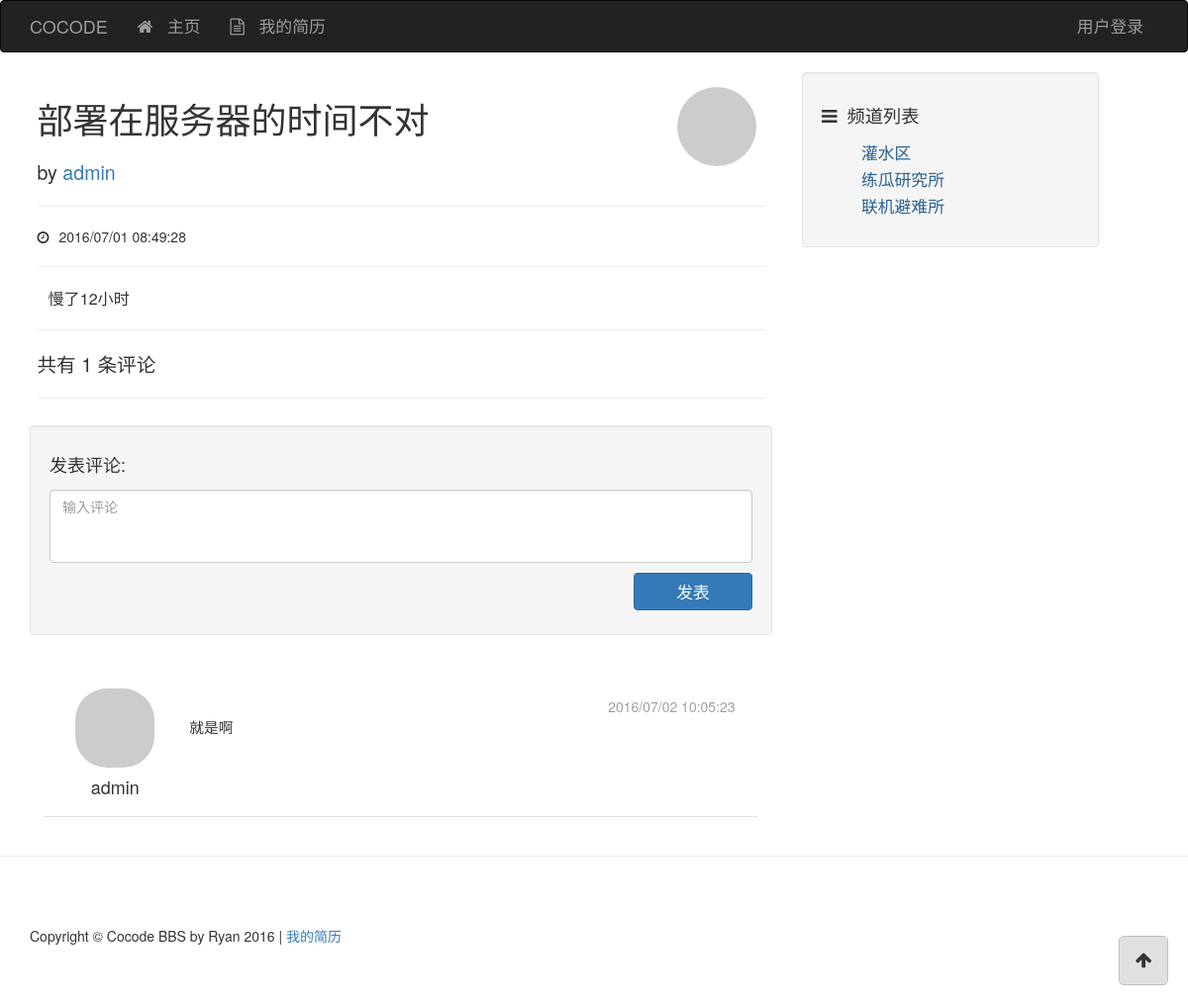
Page /post/9 on the committed database.
### app/models/post.py (models this page shows, shortened)
class Post(db.Model, Model):
    __tablename__ = 'posts'
    id = db.Column(db.Integer, primary_key=True)
    title = db.Column(db.String())
    content = db.Column(db.String())
    created_time = db.Column(db.Integer, default=0)
    channel_id = db.Column(db.Integer, db.ForeignKey('channels.id'))
    user_id = db.Column(db.Integer, db.ForeignKey('users.id'))
    comments = db.relationship('Comment', backref='post')
    @staticmethod
    def post_by_id(id):
        return Post.query.get_or_404(id)
    @staticmethod
    def comments_sorted_by_time(comments, reverse=True):
        comments.sort(key=lambda p: p.created_time, reverse=reverse)
        return comments

### app/models/user.py (models this page shows, shortened)
class User(db.Model, Model):
    __tablename__ = 'users'
    id = db.Column(db.Integer, primary_key=True)
    username = db.Column(db.String(), unique=True)
    password_hash = db.Column(db.String())
    email = db.Column(db.String(), unique=True)
    avatar_hash = db.Column(db.String())
    created_time = db.Column(db.Integer, default=0)
    role_id = db.Column(db.Integer, db.ForeignKey('roles.id'))
    posts = db.relationship('Post', backref='author')
    comments = db.relationship('Comment', backref='author')
    @property
    def password(self):
        raise AttributeError('password is not readable')
    def gravatar(self, size=100, default='identicon', rating='g'):
        from flask import request
        gravatar_url = 'secure.gravatar.com/avatar'
        if request.is_secure:
            url = 'https://' + gravatar_url
        else:
            url = 'http://' + gravatar_url
        hash = self.avatar_hash or md5(self.email.encode('utf-8')).hexdigest()
        return '{url}/{hash}?s={size}&d={default}&r={rating}'.format(url=url,
                                                                     hash=hash,
                                                                     size=size,
                                                                     default=default,
                                                                     rating=rating)

### app/models/comment.py (models this page shows, shortened)
class Comment(db.Model, Model):
    __tablename__ = 'comments'
    id = db.Column(db.Integer, primary_key=True)
    content = db.Column(db.String())
    created_time = db.Column(db.Integer, default=0)
    user_id = db.Column(db.Integer, db.ForeignKey('users.id'))
    post_id = db.Column(db.Integer, db.ForeignKey('posts.id'))

### app/models/channel.py (models this page shows, shortened)
class Channel(db.Model, Model):
    __tablename__ = 'channels'
    id = db.Column(db.Integer, primary_key=True)
    name = db.Column(db.String(), default=ChannelPermission.NORMAL)
    permission = db.Column(db.Integer)
    created_time = db.Column(db.Integer, default=0)
    posts = db.relationship('Post', backref='channel')
    @staticmethod
    def channel_by_id(id):
        return Channel.query.get_or_404(id)

### app/controllers/views.py (the view)
@controllers.route('/post/<int:id>')
@post_permission_required
def post_view(id):
    post = Post.post_by_id(id)
    comments = post.comments
    d = dict(
        post=post,
        comments=comments
    )
    return render_template('post.html', **d)

### app/context_processers.py (called while the page is built)
@app.context_processor
def current_user_processor():
    user = current_user()
    return dict(current_user=user)

@app.context_processor
def channel_processor():
    channels = Channel.query.all()
    permissions = {
        'NORMAL': ChannelPermission.NORMAL,
        'ADMIN': ChannelPermission.ADMIN,
    }
    dic = {
        'channels': channels,
        'channel_permissions': permissions,
    }
    return dict(**dic)

@app.context_processor
def class_processor():
    return dict(Channel=Channel)

@app.context_processor
def user_processor():
    user_count = User.query.count()
    new_user = User.query.order_by(User.created_time.desc()).first()
    return dict(new_user=new_user,
                user_count=user_count)

@app.context_processor
def post_processor():
    post_count = Post.query.count()
    return dict(post_count=post_count)

@app.context_processor
def comment_processor():
    comment_count = Comment.query.count()
    return dict(comment_count=comment_count)

### app/filters.py (called while the page is built)
@app.template_filter('format_time')
def format_time(timestamp):
    format = '%Y/%m/%d %H:%M:%S'
    t = time.localtime(timestamp)
    ft = time.strftime(format, t)
    return ft

### app/models/user.py (called while the page is built)
def current_user():
    id = session.get('user_id', None)
    user = None
    if id is not None:
        user = User.user_by_id(id)
    return user

### app/templates/post.html (shortened to what this page needs)
{% extends "base.html" %}
{% block page_content %}
<div class="main-post">
    <div class="row">
        <div class="col-md-9">
            <h1>{{ post.title }}</h1>
            <div class="main-post-author">
            by <a href="#">{{ post.author.username }}</a>
            </div>
        </div>
        <div class="col-md-3">
            <div class="main-post-portrait"><img class="round-portrait-100" src="{{ post.author.gravatar(size=100) }}"></div>
        </div>
    </div>
    <hr>
    <div class="main-post-date"><div class="fa fa-clock-o"></div>{{ post.created_time | format_time }}</div>
    <hr>
    <div class="main-post-content">
        {{ post.content }}
    </div>
    <hr>
    <div class="main-post-note">
        共有 <div id="id-comment-count">{{ post.comments | length }}</div> 条评论
    </div>
    <hr>
</div>
<div class="well">
    <h4>发表评论:</h4>
    <div class="comment-form">
        <div class="comment-form-item"><textarea id="id-text-content" class="form-control" rows="3" placeholder="输入评论"></textarea></div>
        <div class="comment-form-item"><button type="button" id="id-button-comment-add" class="btn btn-primary">发表</button></div>
    </div>
</div>
{% include "_comments.html" %}
{% endblock %}

### app/templates/base.html (shortened to what this page needs)
<!DOCTYPE html>
<html lang="en">
{% block head %}
<head>
    <link href="../static/css/base-styles.css" rel="stylesheet">
    <link href="../static/css/bootstrap.min.css" rel="stylesheet">
    <link href="../static/css/font-awesome.min.css" rel="stylesheet">
</head>
{% endblock %}
<body>
{% block navbar %}
<div class="header">
    <div class="navbar navbar-inverse" role="navigation">
        <div class="container">
            <div class="navbar-header">
            <div class="navbar-brand" href="/">COCODE</div>
            </div>
            <div class="navbar-collapse collapse">
                <ul class="nav navbar-nav">
                    <li><a href="/"><div class="fa fa-home"></div> 主页</a></li>
                    <li><a href="#" class="a-resume"><div class="fa fa-file-text-o"></div> 我的简历</a></li>
                </ul>
                <ul class="nav navbar-nav navbar-right">
                    {% if current_user is not none %}
                    <li><a href="#" class="dropdown-toggle" data-toggle="dropdown">
                        {{ current_user.username }}<b class="caret"></b>
                    </a>
                        <ul class="dropdown-menu">
                            <li><a href="#"><div class="fa fa-user"></div> 用户资料</a></li>
                            <li role="separator" class="divider"></li>
                            <li><a href="/accounts/logout"><div class="fa fa-power-off"></div> 登出用户</a></li>
                        </ul>
                    </li>
                    {% else %}
                    <li><a href="/accounts">用户登录</a></li>
                    {% endif %}
                </ul>
            </div>
        </div>
    </div>
</div>
{% endblock %}
{% block content %}
<div class="container">
    <div class="row">
        {% block content_body %}
        <div class="col-lg-8">
            {% block page_content %}
            {% endblock %}
        </div>
        <div class="col-md-4">
            {% block side_content %}
            <div class="side-content">
                <div class="well">
                    <div class="channel-title"><div class="fa fa-bars"></div>频道列表</div>
                    <div class="row">
                        <div class="col-lg-12">
                            <ul class="channel-list">
                                {% for c in channels %}
                                {% if c.permission == channel_permissions['NORMAL'] %}
                                <li><a href="/channel/{{ c.id }}">{{ c.name }}</a></li>
                                {% endif %}
                                {% endfor %}
                            </ul>
                        </div>
                    </div>
                </div>
            </div>
            {% endblock %}
        </div>
        {% endblock %}
    </div>
</div>
{% endblock %}
{% block to_top %}
<div class="container">
    <a href="#top">
        <div class="back-to-top">
        <div class="fa fa-arrow-up"></div>
        </div>
    </a>
</div>
{% endblock %}
{% block footer %}
<hr>
<div class="container">
    <footer>
    <div class="row">
        <div class="col-lg-12">
            <p>Copyright &copy; Cocode BBS by Ryan 2016 | <a href="#" class="a-resume">我的简历</a></p>
        </div>
    </div>
    </footer>
</div>
{% endblock %}
</body>
</html>

### app/templates/_comments.html (shortened to what this page needs)
<div class="comment-list">
    {% for comment in post.comments_sorted_by_time(post.comments) %}
    <div class="comment-item" id="id-comment-item-{{ comment.id }}">
        <div class="comment-author col-md-2">
            <a href="#">
                <img class="media-object round-portrait-64" src="{{ comment.author.gravatar(size=64) }}">
            </a>
            <h4 class="media-heading">{{ comment.author.username }}</h4>
        </div>
        <div class="comment-body col-md-10">
            <div class="comment-date">{{ comment.created_time | format_time }}</div>
            <div class="comment-content" id="id-comment-content-{{ post.id }}">
                {{ comment.content }}
            </div>
        </div>
    </div>
    {% endfor %}
</div>

### app/static/css/base-styles.css (style rules this page uses)
.header .navbar { font-size: 120%; }
.fa { margin-right: 10px; }
.side-content { position: fixed; width: 25%; }
.back-to-top { float: right; width: 50px; height: 50px; font-size: large; text-align: center; position: fixed; bottom: 20px; right: 20px; padding: 10px; border-radius: 5px; border: 1px solid #c0c0c0; background-color: #e0e0e0; }
.container > a { text-decoration: none; color: inherit; }
.back-to-top .fa { margin-right: 0; }
.channel-title { font-size: 130%; padding: 10px 0 10px; }
ul.channel-list li { font-size: 120%; list-style-type: none; margin: 3px 0 3px; }
ul.channel-list li > a { text-decoration: none; color: rgb(40, 96, 144); }
footer { margin: 50px 0; }
img.round-portrait-64 { border-radius: 32px; }
img.round-portrait-100 { border-radius: 50px; }
.main-post { padding: 1%; }
.main-post .main-post-author { margin-top: 20px; font-size: 140%; }
.main-post .main-post-content { font-size: 115%; padding: 0 1.5% 0 1.5%; }
.main-post .main-post-portrait { margin: 5% 0 0 5%; text-align: right; padding-right: 5%; }
.main-post .main-post-note { font-size: 140%; }
.comment-form { display: flex; flex-direction: column; }
.comment-form .comment-form-item { margin: 5px 0 5px; }
.comment-form .comment-form-item > textarea { resize: none; }
.comment-form .comment-form-item > button { align-self: flex-start; width: 120px; font-size: 120%; float: right; }
.comment-list { padding: 2%; }
.comment-list .comment-item { padding: 2%; margin: 4px 0 4px; border-bottom: 1px solid #e0e0e0; display: flex; flex-direction: row; }
.comment-list .comment-item .comment-author { display: flex; flex-direction: column; align-items: center; }
.comment-list .comment-item .comment-author h4 { margin-top: 10px; }
.comment-list .comment-item .comment-date { font-size: 100%; font-weight: normal; text-align: right; color: #a0a0a0; }
.comment-list .comment-item .comment-body { padding: 8px; margin-left: 10px; }
.comment-list .comment-item .comment-body .comment-content { font-size: 105%; }
#id-comment-count { display: inline; }

### rows in the picture
Post: title "部署在服务器的时间不对", created_time "2016/07/01 08:49:28", content "慢了12小时"
User: author.username "admin"
Comment: author.username "admin", created_time "2016/07/02 10:05:23", content "就是啊"
Channel: name "灌水区"
Channel: name "练瓜研究所"
Channel: name "联机避难所"

### other values in the picture
{{ post.comments | length }} "1"
